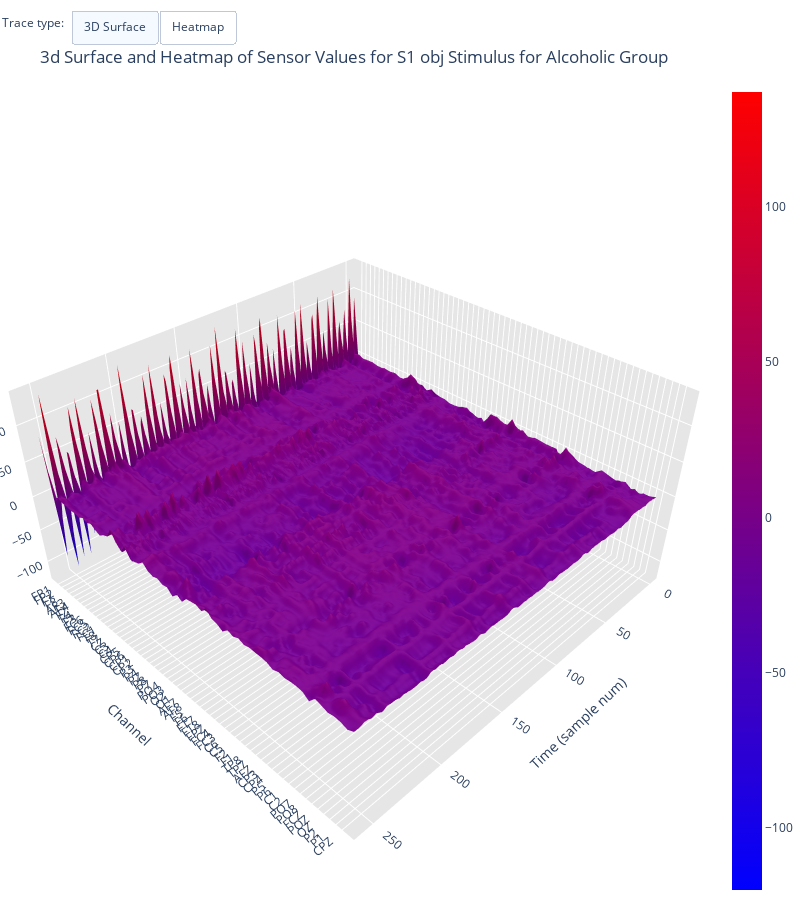

The code cell stored with this chart in its notebook:
### Code cell
plot_3dSurface_and_heatmap(stimulus=stimulus, group='a', df=S1_sample_df)

### Figure 1 — Plotly figure (JSON) as saved in the notebook; plotly's stock layout.template omitted (floating-point values rounded to 4 significant figures; data arrays with more than 128 entries replaced by an {"elided": "..."} marker saying what was removed)
{"data": [{"colorscale": [[0, "rgb(0,0,255)"], [1, "rgb(255,0,0)"]], "type": "surface", "z": {"elided": "61x256 float values"}}], "layout": {"annotations": [{"align": "left", "showarrow": false, "text": "Trace type:", "x": 0, "y": 1.085, "yref": "paper"}], "autosize": false, "height": 900, "margin": {"b": 0, "l": 0, "r": 0, "t": 0}, "scene": {"aspectmode": "manual", "aspectratio": {"x": 1, "y": 1, "z": 0.5}, "xaxis": {"backgroundcolor": "rgb(230, 230,230)", "gridcolor": "rgb(255, 255, 255)", "showbackground": true, "title": {"text": "Time (sample num)"}}, "yaxis": {"backgroundcolor": "rgb(230, 230, 230)", "gridcolor": "rgb(255, 255, 255)", "showbackground": true, "ticktext": ["FP1", "FP2", "F7", "F8", "AF3", "AF4", "FZ", "F4", "F3", "FC6", "FC5", "FC2", "FC1", "T8", "T7", "CZ", "C3", "C4", "CP5", "CP6", "CP1", "CP2", "P3", "P4", "PZ", "P8", "P7", "PO4", "PO3", "O2", "O1", "AF7", "AF8", "F5", "F6", "FT7", "FT8", "FPZ", "FC4", "FC3", "C6", "C5", "F2", "F1", "TP8", "TP7", "AFZ", "CP3", "CP4", "P5", "P6", "C1", "C2", "PO7", "PO8", "FCZ", "POZ", "OZ", "P2", "P1", "CPZ"], "tickvals": [0, 1, 2, 3, 4, 5, 6, 7, 8, 9, 10, 11, 12, 13, 14, 15, 16, 17, 18, 19, 20, 21, 22, 23, 24, 25, 26, 27, 28, 29, 30, 31, 32, 33, 34, 35, 36, 37, 38, 39, 40, 41, 42, 43, 44, 45, 46, 47, 48, 49, 50, 51, 52, 53, 54, 55, 56, 57, 58, 59, 60], "title": {"text": "Channel"}, "zerolinecolor": "rgb(255, 255, 255)"}, "zaxis": {"backgroundcolor": "rgb(230, 230,230)", "gridcolor": "rgb(255, 255, 255)", "showbackground": true, "title": {"text": "Sensor Value"}, "zerolinecolor": "rgb(255, 255, 255)"}}, "title": {"text": "<br>3d Surface and Heatmap of Sensor Values for S1 obj Stimulus for Alcoholic Group"}, "updatemenus": [{"buttons": [{"args": ["type", "surface"], "label": "3D Surface", "method": "restyle"}, {"args": ["type", "heatmap"], "label": "Heatmap", "method": "restyle"}], "direction": "left", "pad": {"r": 10, "t": 10}, "showactive": true, "type": "buttons", "x": 0.1, "xanchor": "left", "y": 1.1, "yanchor": "top"}], "width": 800}}
